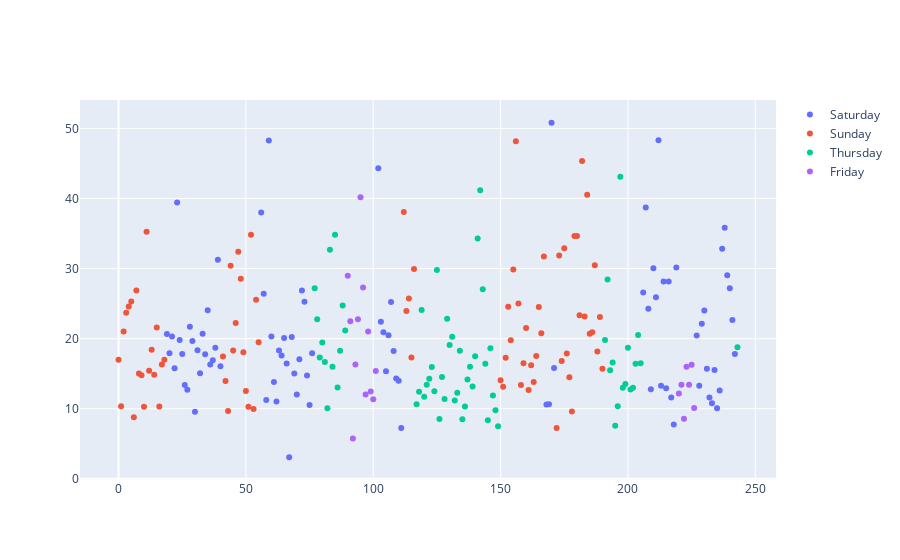

Source (notebook cell):
### Code cell
trace1=go.Scatter(x=dfsat.index,
                 y=dfsat.total_bill,
                 mode="markers",
                  name="Saturday")

trace2=go.Scatter(x=dfsun.index,
                 y=dfsun.total_bill,
                 mode="markers",
                 name="Sunday",
                 text="Sunday")

trace3=go.Scatter(x=dfthur.index,
                 y=dfthur.total_bill,
                 mode="markers",
                 name="Thursday",
                 text="Thursday")

trace4=go.Scatter(x=dffri.index,
                 y=dffri.total_bill,
                 mode="markers",
                 name="Friday",
                 text="Friday")



data=[trace1,trace2,trace3,trace4]
fig=dict(data=data)
iplot(fig)
